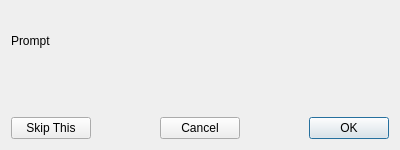
<?xml version="1.0" encoding="UTF-8"?>
<ui version="4.0">
 <class>MultipleChoice</class>
 <widget class="QDialog" name="MultipleChoice">
  <property name="geometry">
   <rect>
    <x>0</x>
    <y>0</y>
    <width>400</width>
    <height>150</height>
   </rect>
  </property>
  <property name="windowTitle">
   <string>Configuration Selection</string>
  </property>
  <layout class="QVBoxLayout" name="verticalLayout" stretch="10,90,0,10">
   <item>
    <widget class="QLabel" name="label_Prompt">
     <property name="text">
      <string>Prompt</string>
     </property>
    </widget>
   </item>
   <item>
    <layout class="QVBoxLayout" name="verticalLayout_Choices"/>
   </item>
   <item>
    <spacer name="verticalSpacer">
     <property name="orientation">
      <enum>Qt::Vertical</enum>
     </property>
     <property name="sizeHint" stdset="0">
      <size>
       <width>20</width>
       <height>40</height>
      </size>
     </property>
    </spacer>
   </item>
   <item>
    <layout class="QHBoxLayout" name="horizontalLayout" stretch="0,0,0,0,0">
     <item>
      <widget class="QPushButton" name="pushButton_Skip">
       <property name="text">
        <string>Skip This</string>
       </property>
      </widget>
     </item>
     <item>
      <spacer name="horizontalSpacer_2">
       <property name="orientation">
        <enum>Qt::Horizontal</enum>
       </property>
       <property name="sizeHint" stdset="0">
        <size>
         <width>40</width>
         <height>20</height>
        </size>
       </property>
      </spacer>
     </item>
     <item>
      <widget class="QPushButton" name="pushButton_Cancel">
       <property name="text">
        <string>Cancel</string>
       </property>
      </widget>
     </item>
     <item>
      <spacer name="horizontalSpacer">
       <property name="orientation">
        <enum>Qt::Horizontal</enum>
       </property>
       <property name="sizeHint" stdset="0">
        <size>
         <width>40</width>
         <height>20</height>
        </size>
       </property>
      </spacer>
     </item>
     <item>
      <widget class="QPushButton" name="pushButton_Ok">
       <property name="text">
        <string>OK</string>
       </property>
       <property name="default">
        <bool>true</bool>
       </property>
      </widget>
     </item>
    </layout>
   </item>
  </layout>
 </widget>
 <layoutdefault spacing="6" margin="11"/>
 <resources/>
 <connections/>
</ui>
